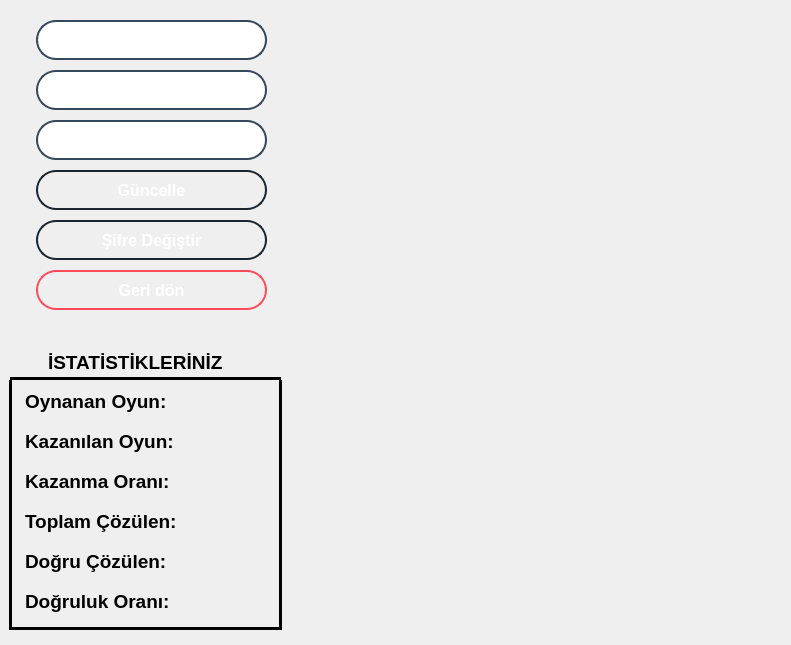
<?xml version="1.0" encoding="UTF-8"?>
<ui version="4.0">
 <class>Form</class>
 <widget class="QWidget" name="Form">
  <property name="geometry">
   <rect>
    <x>0</x>
    <y>0</y>
    <width>791</width>
    <height>645</height>
   </rect>
  </property>
  <property name="windowTitle">
   <string>Form</string>
  </property>
  <widget class="QLineEdit" name="usernameEdit">
   <property name="geometry">
    <rect>
     <x>36</x>
     <y>20</y>
     <width>231</width>
     <height>40</height>
    </rect>
   </property>
   <property name="font">
    <font>
     <family>Segoe UI</family>
     <pointsize>-1</pointsize>
     <weight>75</weight>
     <italic>false</italic>
     <bold>true</bold>
    </font>
   </property>
   <property name="styleSheet">
    <string notr="true">QLineEdit#usernameEdit {
    background: qlineargradient(spread:pad, x1:0, y1:0, x2:1, y2:0, 
                                stop:0 #2c3e50, 
                                stop:0.5 #34495e, 
                                stop:1 #2c3e50); /* Gradient arka plan */
    border: 2px solid #34495e;   /* Kenarlık rengi */
    border-radius: 20px;         /* Kenarların köşelerini yuvarlama */
    padding: 5px;                /* Kenarlık ile metin arasındaki boşluk */
    color: white;                /* Metin rengi */
    font: 24px;	
	font-weight: bold;  
	text-align: center;  
}
</string>
   </property>
   <property name="alignment">
    <set>Qt::AlignCenter</set>
   </property>
  </widget>
  <widget class="QLineEdit" name="nameEdit">
   <property name="geometry">
    <rect>
     <x>36</x>
     <y>70</y>
     <width>231</width>
     <height>40</height>
    </rect>
   </property>
   <property name="font">
    <font>
     <family>Segoe UI</family>
     <pointsize>-1</pointsize>
     <weight>75</weight>
     <italic>false</italic>
     <bold>true</bold>
    </font>
   </property>
   <property name="styleSheet">
    <string notr="true">QLineEdit#nameEdit {
    background: qlineargradient(spread:pad, x1:0, y1:0, x2:1, y2:0, 
                                stop:0 #2c3e50, 
                                stop:0.5 #34495e, 
                                stop:1 #2c3e50); /* Gradient arka plan */
    border: 2px solid #34495e;   /* Kenarlık rengi */
    border-radius: 20px;         /* Kenarların köşelerini yuvarlama */
    padding: 5px;                /* Kenarlık ile metin arasındaki boşluk */
    color: white;                /* Metin rengi */
    font: 24px;	
	font-weight: bold;  
	text-align: center;  
}
</string>
   </property>
   <property name="alignment">
    <set>Qt::AlignCenter</set>
   </property>
  </widget>
  <widget class="QLineEdit" name="surnameEdit">
   <property name="geometry">
    <rect>
     <x>36</x>
     <y>120</y>
     <width>231</width>
     <height>40</height>
    </rect>
   </property>
   <property name="font">
    <font>
     <family>Segoe UI</family>
     <pointsize>-1</pointsize>
     <weight>75</weight>
     <italic>false</italic>
     <bold>true</bold>
    </font>
   </property>
   <property name="styleSheet">
    <string notr="true">QLineEdit#surnameEdit {
    background: qlineargradient(spread:pad, x1:0, y1:0, x2:1, y2:0, 
                                stop:0 #2c3e50, 
                                stop:0.5 #34495e, 
                                stop:1 #2c3e50); /* Gradient arka plan */
    border: 2px solid #34495e;   /* Kenarlık rengi */
    border-radius: 20px;         /* Kenarların köşelerini yuvarlama */
    padding: 5px;                /* Kenarlık ile metin arasındaki boşluk */
    color: white;                /* Metin rengi */
    font: 24px;	
	font-weight: bold;  
	text-align: center;  
}
</string>
   </property>
   <property name="alignment">
    <set>Qt::AlignCenter</set>
   </property>
  </widget>
  <widget class="QPushButton" name="changePasswordButton">
   <property name="geometry">
    <rect>
     <x>36</x>
     <y>220</y>
     <width>231</width>
     <height>40</height>
    </rect>
   </property>
   <property name="font">
    <font>
     <family>Segoe UI</family>
     <pointsize>12</pointsize>
     <weight>75</weight>
     <bold>true</bold>
    </font>
   </property>
   <property name="styleSheet">
    <string notr="true">QPushButton#changePasswordButton {
   background-color: qlineargradient(spread:pad, x1:0, y1:0, x2:1, y2:1, 
                                      stop:0 #1B2671, 
                                      stop:0.5 #34195E, 
                                      stop:1 #1B2631);
    border: 2px solid #1B2631;
    color: white;
	border-radius: 20px;
}

QPushButton#changePasswordButton:hover {
    background-color: qlineargradient(spread:pad, x1:0, y1:0, x2:1, y2:1, 
                                      stop:0 #4CA7AF, 
                                      stop:0.5 #2C3E90, 
                                      stop:1 #4CA4AF);
}

QPushButton#changePasswordButton:pressed {
	background-color: qlineargradient(spread:pad, x1:0, y1:0, x2:1, y2:1, 
                                      stop:0 #2C3E50, 
                                      stop:0.5 #4CA1AF, 
                                      stop:1 #2C3E50);
    border: 2px solid #2C3E50;
    color: white;
    padding: 5px;
    border-radius: 20px;
    font-size: 16px;
}
</string>
   </property>
   <property name="text">
    <string>Şifre Değiştir</string>
   </property>
  </widget>
  <widget class="QPushButton" name="updateButton">
   <property name="geometry">
    <rect>
     <x>36</x>
     <y>170</y>
     <width>231</width>
     <height>40</height>
    </rect>
   </property>
   <property name="font">
    <font>
     <family>Segoe UI</family>
     <pointsize>12</pointsize>
     <weight>75</weight>
     <bold>true</bold>
    </font>
   </property>
   <property name="styleSheet">
    <string notr="true">QPushButton#updateButton {
   background-color: qlineargradient(spread:pad, x1:0, y1:0, x2:1, y2:1, 
                                      stop:0 #1B2631, 
                                      stop:0.5 #34495E, 
                                      stop:1 #1B2631);
    border: 2px solid #1B2631;
    color: white;
	border-radius: 20px;
}

QPushButton#updateButton:hover {
    background-color: qlineargradient(spread:pad, x1:0, y1:0, x2:1, y2:1, 
                                      stop:0 #4CA1AF, 
                                      stop:0.5 #2C3E50, 
                                      stop:1 #4CA1AF);
}

QPushButton#updateButton:pressed {
	background-color: qlineargradient(spread:pad, x1:0, y1:0, x2:1, y2:1, 
                                      stop:0 #2C3E50, 
                                      stop:0.5 #4CA1AF, 
                                      stop:1 #2C3E50);
    border: 2px solid #2C3E50;
    color: white;
    padding: 5px;
    border-radius: 20px;
    font-size: 16px;
}
</string>
   </property>
   <property name="text">
    <string>Güncelle</string>
   </property>
  </widget>
  <widget class="QWidget" name="eloWidget" native="true">
   <property name="geometry">
    <rect>
     <x>310</x>
     <y>20</y>
     <width>441</width>
     <height>291</height>
    </rect>
   </property>
   <widget class="QWidget" name="verticalLayoutWidget">
    <property name="geometry">
     <rect>
      <x>-1</x>
      <y>-1</y>
      <width>461</width>
      <height>291</height>
     </rect>
    </property>
    <layout class="QVBoxLayout" name="eloLayout"/>
   </widget>
  </widget>
  <widget class="QWidget" name="puzzleEloWidget" native="true">
   <property name="geometry">
    <rect>
     <x>310</x>
     <y>340</y>
     <width>441</width>
     <height>291</height>
    </rect>
   </property>
   <widget class="QWidget" name="verticalLayoutWidget_2">
    <property name="geometry">
     <rect>
      <x>0</x>
      <y>0</y>
      <width>461</width>
      <height>291</height>
     </rect>
    </property>
    <layout class="QVBoxLayout" name="puzzleLayout"/>
   </widget>
  </widget>
  <widget class="QLabel" name="gamesPlayed">
   <property name="geometry">
    <rect>
     <x>25</x>
     <y>385</y>
     <width>241</width>
     <height>33</height>
    </rect>
   </property>
   <property name="font">
    <font>
     <pointsize>14</pointsize>
     <weight>75</weight>
     <bold>true</bold>
    </font>
   </property>
   <property name="text">
    <string>Oynanan Oyun: </string>
   </property>
  </widget>
  <widget class="QLabel" name="gamesWon">
   <property name="geometry">
    <rect>
     <x>25</x>
     <y>425</y>
     <width>241</width>
     <height>33</height>
    </rect>
   </property>
   <property name="font">
    <font>
     <pointsize>14</pointsize>
     <weight>75</weight>
     <bold>true</bold>
    </font>
   </property>
   <property name="text">
    <string>Kazanılan Oyun: </string>
   </property>
  </widget>
  <widget class="QLabel" name="winRate">
   <property name="geometry">
    <rect>
     <x>25</x>
     <y>465</y>
     <width>241</width>
     <height>33</height>
    </rect>
   </property>
   <property name="font">
    <font>
     <pointsize>14</pointsize>
     <weight>75</weight>
     <bold>true</bold>
    </font>
   </property>
   <property name="text">
    <string>Kazanma Oranı:  </string>
   </property>
  </widget>
  <widget class="QLabel" name="puzzlesTotal">
   <property name="geometry">
    <rect>
     <x>25</x>
     <y>505</y>
     <width>241</width>
     <height>33</height>
    </rect>
   </property>
   <property name="font">
    <font>
     <pointsize>14</pointsize>
     <weight>75</weight>
     <bold>true</bold>
    </font>
   </property>
   <property name="text">
    <string>Toplam Çözülen: </string>
   </property>
  </widget>
  <widget class="QLabel" name="puzzlesSuccess">
   <property name="geometry">
    <rect>
     <x>25</x>
     <y>545</y>
     <width>241</width>
     <height>33</height>
    </rect>
   </property>
   <property name="font">
    <font>
     <pointsize>14</pointsize>
     <weight>75</weight>
     <bold>true</bold>
    </font>
   </property>
   <property name="text">
    <string>Doğru Çözülen: </string>
   </property>
  </widget>
  <widget class="QLabel" name="puzzleSuccessRate">
   <property name="geometry">
    <rect>
     <x>25</x>
     <y>585</y>
     <width>241</width>
     <height>33</height>
    </rect>
   </property>
   <property name="font">
    <font>
     <pointsize>14</pointsize>
     <weight>75</weight>
     <bold>true</bold>
    </font>
   </property>
   <property name="text">
    <string>Doğruluk Oranı: </string>
   </property>
  </widget>
  <widget class="Line" name="line">
   <property name="geometry">
    <rect>
     <x>0</x>
     <y>380</y>
     <width>20</width>
     <height>250</height>
    </rect>
   </property>
   <property name="frameShadow">
    <enum>QFrame::Plain</enum>
   </property>
   <property name="lineWidth">
    <number>3</number>
   </property>
   <property name="orientation">
    <enum>Qt::Vertical</enum>
   </property>
  </widget>
  <widget class="Line" name="line_2">
   <property name="geometry">
    <rect>
     <x>270</x>
     <y>380</y>
     <width>20</width>
     <height>250</height>
    </rect>
   </property>
   <property name="frameShadow">
    <enum>QFrame::Plain</enum>
   </property>
   <property name="lineWidth">
    <number>3</number>
   </property>
   <property name="orientation">
    <enum>Qt::Vertical</enum>
   </property>
  </widget>
  <widget class="Line" name="line_3">
   <property name="geometry">
    <rect>
     <x>10</x>
     <y>620</y>
     <width>271</width>
     <height>16</height>
    </rect>
   </property>
   <property name="frameShadow">
    <enum>QFrame::Plain</enum>
   </property>
   <property name="lineWidth">
    <number>3</number>
   </property>
   <property name="orientation">
    <enum>Qt::Horizontal</enum>
   </property>
  </widget>
  <widget class="Line" name="line_4">
   <property name="geometry">
    <rect>
     <x>10</x>
     <y>370</y>
     <width>271</width>
     <height>16</height>
    </rect>
   </property>
   <property name="frameShadow">
    <enum>QFrame::Plain</enum>
   </property>
   <property name="lineWidth">
    <number>3</number>
   </property>
   <property name="orientation">
    <enum>Qt::Horizontal</enum>
   </property>
  </widget>
  <widget class="QLabel" name="gamesPlayed_2">
   <property name="geometry">
    <rect>
     <x>48</x>
     <y>346</y>
     <width>201</width>
     <height>33</height>
    </rect>
   </property>
   <property name="font">
    <font>
     <pointsize>14</pointsize>
     <weight>75</weight>
     <bold>true</bold>
    </font>
   </property>
   <property name="text">
    <string>İSTATİSTİKLERİNİZ</string>
   </property>
  </widget>
  <widget class="QPushButton" name="geriDonButon">
   <property name="geometry">
    <rect>
     <x>36</x>
     <y>270</y>
     <width>231</width>
     <height>40</height>
    </rect>
   </property>
   <property name="font">
    <font>
     <pointsize>12</pointsize>
     <weight>75</weight>
     <bold>true</bold>
    </font>
   </property>
   <property name="styleSheet">
    <string notr="true">QPushButton#geriDonButon {
    background: qlineargradient(spread:pad, x1:0, y1:0, x2:1, y2:0, 
                                stop:0 #ff4b5c, 
                                stop:0.5 #ff6f61, 
                                stop:1 #ff4b5c); /* Gradient arka plan */
    border: 2px solid #ff4b5c;   /* Kenarlık rengi */
    border-radius: 20px;         /* Kenarların köşelerini yuvarlama */
    color: white;                /* Metin rengi */
    padding: 5px;                /* Kenarlık ile metin arasındaki boşluk */
}

QPushButton#geriDonButon:hover {
    background: qlineargradient(spread:pad, x1:0, y1:0, x2:1, y2:0, 
                                stop:0 #ff6f61, 
                                stop:0.5 #ff8a80, 
                                stop:1 #ff6f61); /* Gradient arka plan */
    border: 2px solid #ff6f61;   /* Kenarlık rengi */
}

QPushButton#geriDonButon:pressed {
    background: qlineargradient(spread:pad, x1:0, y1:0, x2:1, y2:0, 
                                stop:0 #d32f2f, 
                                stop:0.5 #f44336, 
                                stop:1 #d32f2f); /* Gradient arka plan */
    border: 2px solid #d32f2f;   /* Kenarlık rengi */
    padding: 5px;                /* Kenarlık ile metin arasındaki boşluk */
    border-radius: 20px;         /* Kenarların köşelerini yuvarlama */
    color: white;                /* Metin rengi */
}
</string>
   </property>
   <property name="text">
    <string>Geri dön</string>
   </property>
  </widget>
 </widget>
 <resources/>
 <connections/>
</ui>
